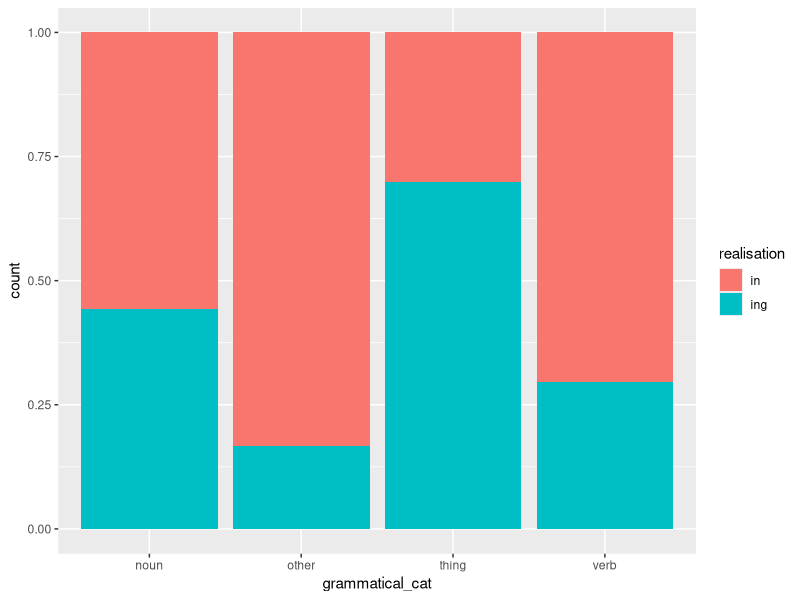
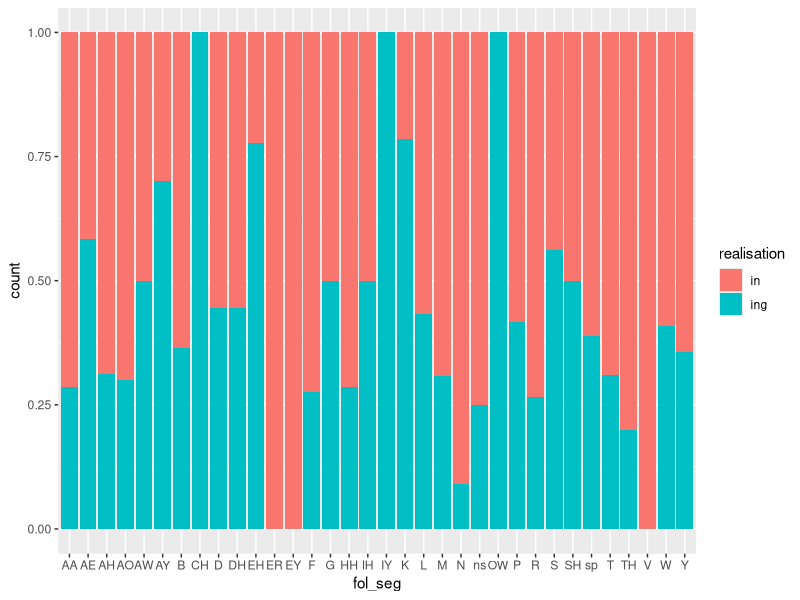
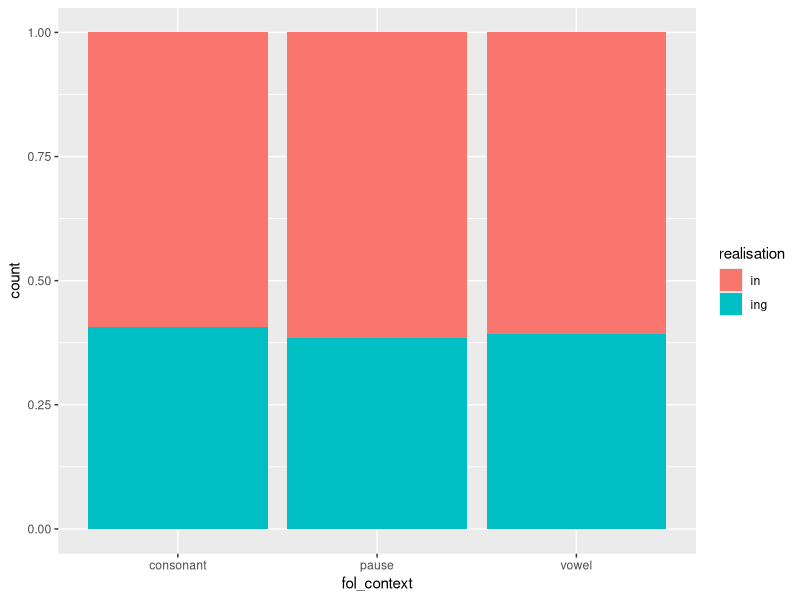
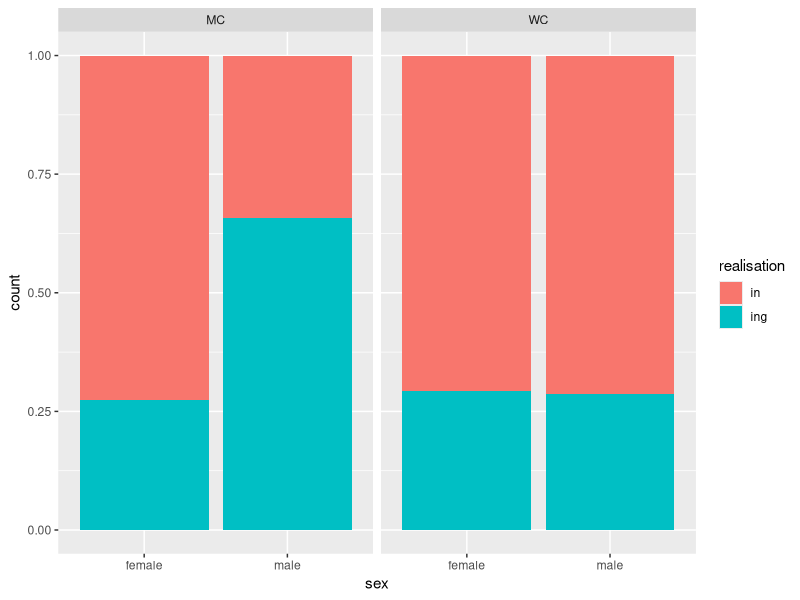
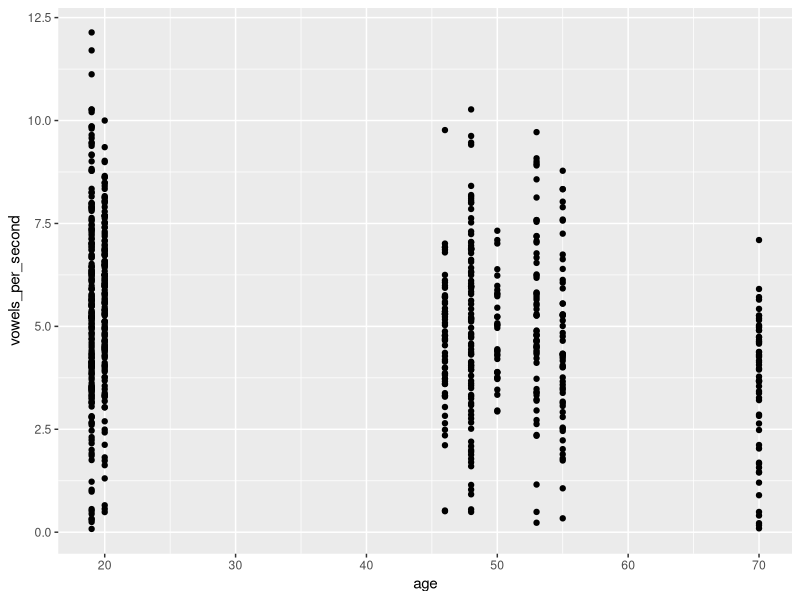
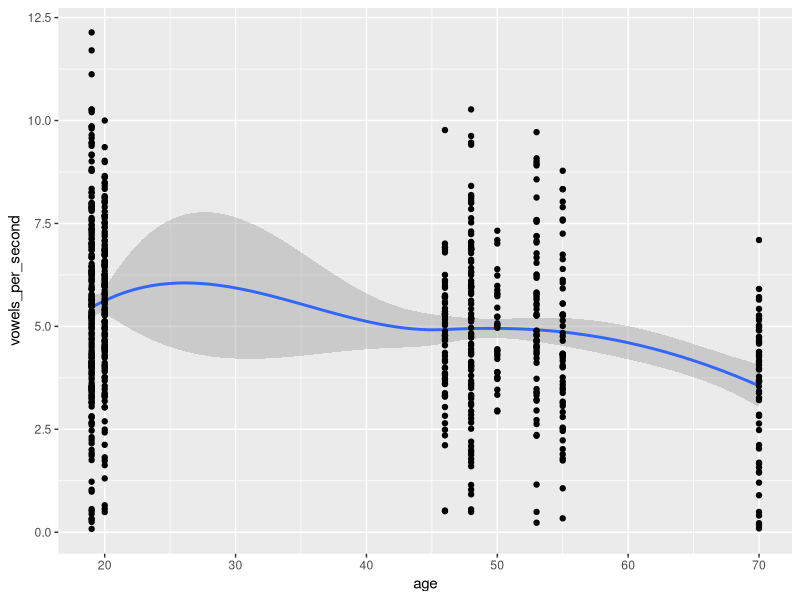
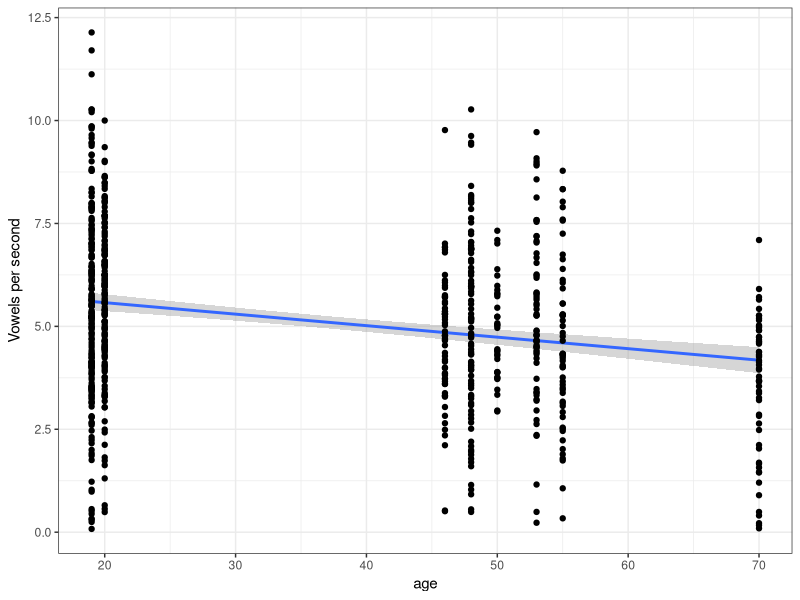
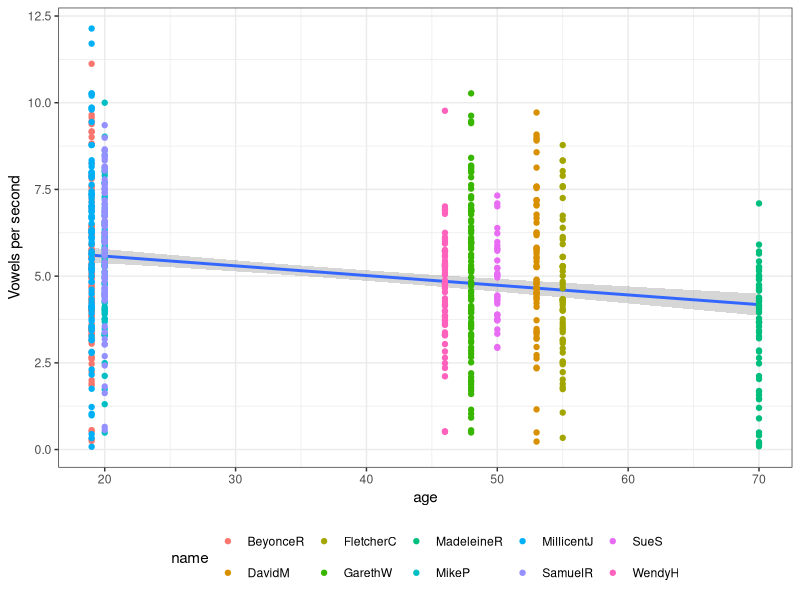

Recreate these plots in R, in order. (Note: this script raises an error after producing the figures.)
## ---- chunk 1
library(dplyr)
library(ggplot2)
## ---- chunk 2
ing_data = read.csv("ing.csv")
## ---- chunk 3
dim(ing_data)
head(ing_data)
tail(ing_data)
colnames(ing_data)
## ---- chunk 4
levels(ing_data$realisation)
## ---- chunk 5
table(ing_data$realisation)
## ---- chunk 6
ggplot(ing_data, aes(grammatical_cat, fill = realisation)) + geom_bar(position = "fill")
## ---- chunk 7
ggplot(ing_data, aes(fol_seg, fill = realisation)) + geom_bar(position = "fill")
## ---- chunk 8
levels(ing_data$fol_seg)
## ---- chunk 9
ing_data = ing_data %>%
  mutate(fol_context = recode(fol_seg, 
          "AA" = "vowel", "AE" = "vowel", "AH" = "vowel", "AO" = "vowel", 
          "AW" = "vowel", "AY" = "vowel", "B" = "consonant",  
          "CH" = "consonant", "D"  = "consonant", "DH" = "consonant", 
          "EH"  = "vowel", "ER"  = "vowel", "EY" = "vowel", 
          "F"  = "consonant", "G"  = "consonant", "HH"  = "consonant", 
          "IH" = "vowel", "IY"  = "vowel", "K"  = "consonant", 
          "L"  = "consonant",  "M" = "consonant",  "N"  = "consonant",  
          "ns" = "pause", "OW" = "vowel", "P"  = "consonant", 
          "R"  = "consonant", "S"  = "consonant", "SH" = "consonant",
          "sp"  = "pause", "T" = "consonant",  "TH" = "consonant", 
          "V" = "consonant",  "W" = "consonant",  "Y" = "consonant" ))
## ---- chunk 10
ggplot(ing_data, aes(fol_context, fill = realisation)) + geom_bar(position = "fill")
## ---- chunk 11
social = read.csv("social.csv")
social
## ---- chunk 12
colnames(ing_data)
## ---- chunk 13
colnames(social)
## ---- chunk 14
levels(ing_data$file)
## ---- chunk 15
levels(social$file)
## ---- chunk 16
ing_data = left_join(ing_data, social)
## ---- chunk 17



## ---- chunk 18
ggplot(ing_data, aes(sex, fill = realisation)) + geom_bar(position="fill") +
  facet_wrap(~social_class)
## ---- chunk 19
ing_sex.tbl = table(ing_data$realisation, ing_data$sex)
ing_sex.tbl
## ---- chunk 20
# chi-square test on our table
chisq.test(ing_sex.tbl, correct = FALSE) 
## ---- chunk 21
# making a plot of speech rate by age
ggplot(ing_data,  aes(age, vowels_per_second))+ 
  geom_point()

## ---- chunk 22
# making a plot of speech rate, smoothing line
ggplot(ing_data,  aes(age, vowels_per_second))+
stat_smooth()+ #smoothing line
geom_point()
## ---- chunk 23
# making a plot of speech rate, straight line
ggplot(ing_data,  aes(age, vowels_per_second))+
  stat_smooth(method="lm")+ 
  geom_point()+
  ylab("Vowels per second") + #change y axis to this
  theme_bw() + #gets rid of grey background
  theme(legend.position="none") 
## ---- chunk 24
# making a plot of speech rate, straight line, colour
ggplot(ing_data,  aes(age, vowels_per_second))+
  stat_smooth(method="lm")+ 
  geom_point(aes(colour=name))+
  ylab("Vowels per second") + #change y axis to this
  theme_bw() + #gets rid of grey background
  theme(legend.position="bottom") 
## ---- chunk 25
head(ing_data)
cor(ing_data$vowels_per_second, ing_data$age)
## ---- chunk 26
head(ChickWeight)
ggplot(ChickWeight, aes(Time, weight)) + geom_point() + stat_smooth(method="lm")
## ---- chunk 27
mod = lm(weight ~ Time, data = ChickWeight)
summary(mod)
## ---- chunk 28
mod_vps = lm(vowels_per_second ~ age, data = ing_data)
summary(mod_vps)
## ---- chunk 29
mod_ing_age = glm(realisation ~ age, data = ing_data, family = "binomial")
summary(mod_ing_age)
## ---- chunk 30
mod_vps_class = lm(vowels_per_second ~ social_class, data = ing_data)
summary(mod_vps_class)
## ---- chunk 31
mod_social = lm(vowels_per_second ~ social_class + age + sex, data = ing_data)
summary(mod_social)
## ---- chunk 32
mod_nosocial = lm(vowels_per_second ~ age + sex, data = ing_data)
## ---- chunk 33
anova(mod_social, mod_nosocial)
## ---- chunk 34
library(lme4) # needed for mixed effects regression (remember to install first time)
## ---- chunk 35
mod_lmer = lmer(vowels_per_second ~ social_class + age + sex + fol_context + grammatical_cat + (1|word) + (1|name), data = ing_data)
summary(mod_lmer)
## ---- chunk 36
mod_glmer = glmer(realisation ~ social_class + age + sex + fol_context + grammatical_cat + (1|word) + (1|name), data = ing_data, family = "binomial")
summary(mod_glmer)
